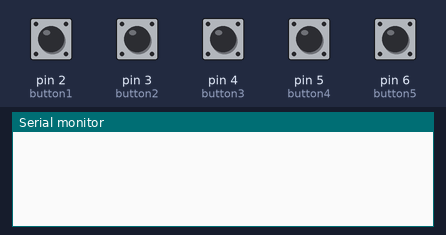
Bench run of a sketch on a simulated Arduino Uno, built with avr-gcc and run on an emulated ATmega328P. Parts: the last lines printed to the serial monitor. The test bench sets the inputs (shaded band); at power-on: pin 2 (button1), pin 3 (button2), pin 4 (button3), pin 5 (button4), pin 6 (button5) HIGH.

Above: at 1.2 s.
1.3 s: pin 2 (button1) pulled LOW for 0.15 s
At 2.5 s:
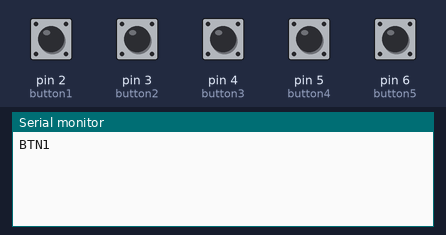
2.9 s: pin 3 (button2) pulled LOW for 0.15 s
At 3.8 s:
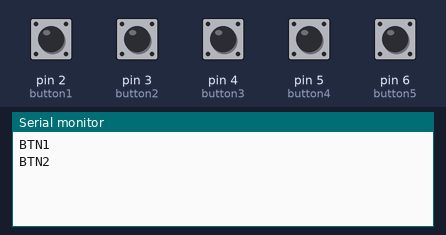
4.5 s: pin 4 (button3) pulled LOW for 0.15 s
At 5.0 s:
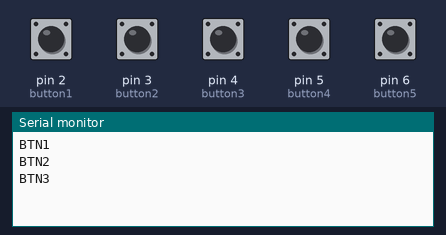
6.1 s: pin 5 (button4) pulled LOW for 0.15 s
At 7.3 s:
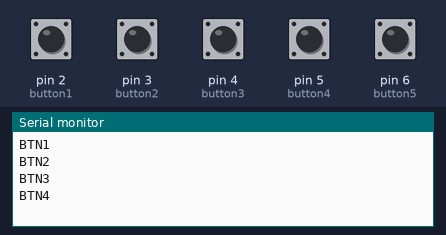
7.7 s: pin 6 (button5) pulled LOW for 0.15 s
At 8.7 s:
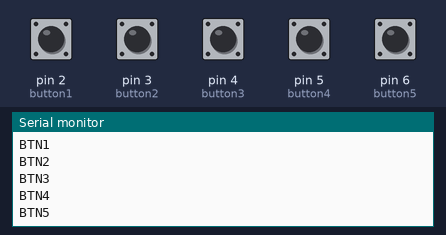
Timing chart, 0 to 10.3 s (numbered marks = the images above; inputs shaded):
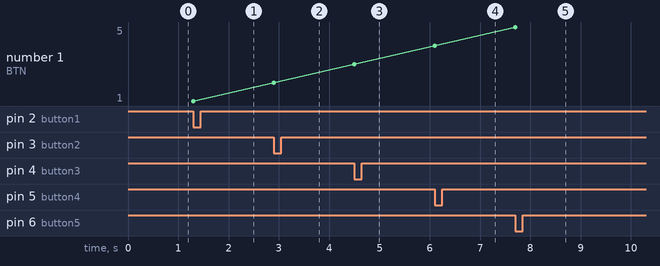

The sketch:

sketch3.ino
```cpp
int button1 = 2;
int button2 = 3;
int button3 = 4;
int button4 = 5;
int button5 = 6;

void setup()
{
    Serial.begin(9600);
    pinMode(button1, INPUT_PULLUP);
    pinMode(button2, INPUT_PULLUP);
    pinMode(button3, INPUT_PULLUP);
    pinMode(button4, INPUT_PULLUP);
    pinMode(button5, INPUT_PULLUP);
}

void loop()
{
    if (digitalRead(button1) == LOW)
    {
        Serial.println("BTN1");
        delay(200);
    }
    if (digitalRead(button2) == LOW)
    {
        Serial.println("BTN2");
        delay(200);
    }
    if (digitalRead(button3) == LOW)
    {
        Serial.println("BTN3");
        delay(200);
    }
    if (digitalRead(button4) == LOW)
    {
        Serial.println("BTN4");
        delay(200);
    }
    if (digitalRead(button5) == LOW)
    {
        Serial.println("BTN5");
        delay(200);
    }
}
```

Measured:
- after the input at 1.3 s, the serial monitor: prints a new line at once (image 1)
- after the input at 2.9 s, the serial monitor: prints a new line at once (image 2)
- after the input at 4.5 s, the serial monitor: prints a new line at once (image 3)
- after the input at 6.1 s, the serial monitor: prints a new line at once (image 4)
- after the input at 7.7 s, the serial monitor: prints a new line at once (image 5)
- plotted number 1: 1 → 2 after the input at 2.9 s, 2 → 3 after the input at 4.5 s, 3 → 4 after the input at 6.1 s, 4 → 5 after the input at 7.7 s
